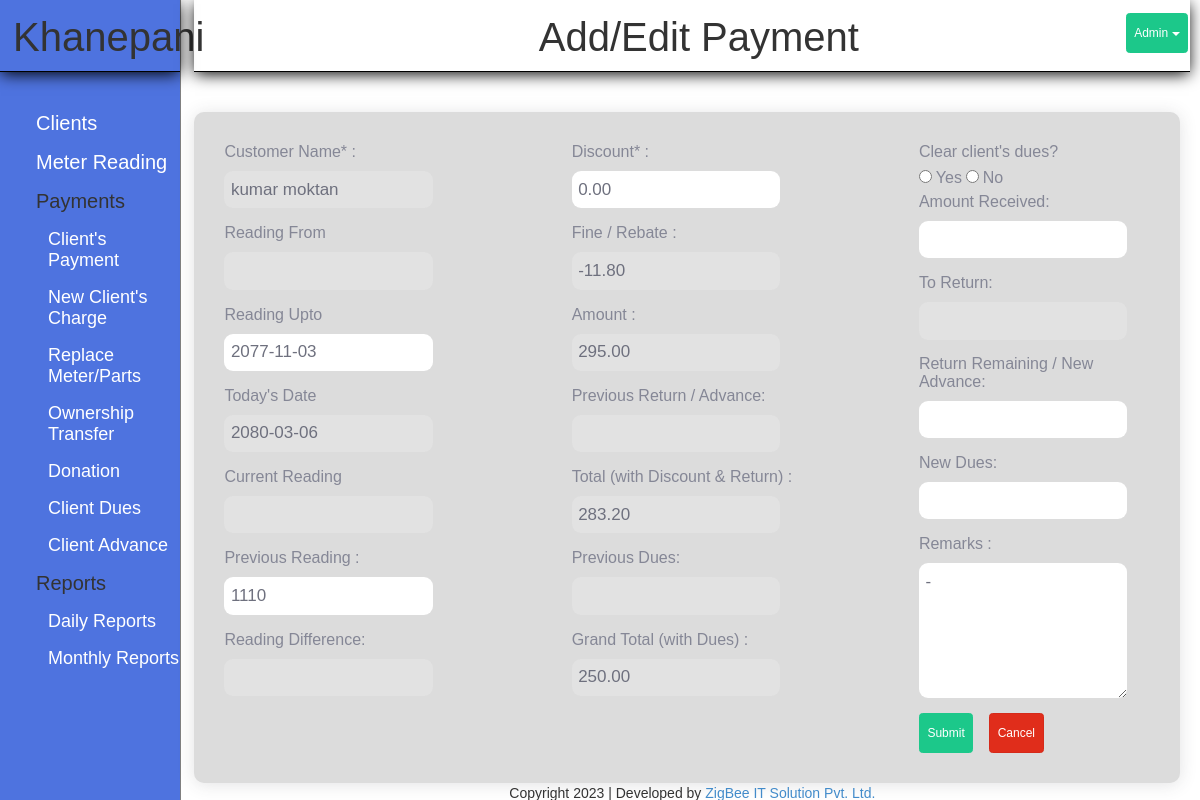
The page /index.php?page=payment_form&new=1&edit_id=37 (signed in) on the database its author committed.
### tables this page shows
CREATE TABLE `payment` (
  `pid` int(11) NOT NULL,
  `cid` int(11) NOT NULL,
  `prev_reading` float NOT NULL DEFAULT 0,
  `cur_reading` float NOT NULL,
  `read_date` text NOT NULL,
  `paid_date` text NOT NULL,
  `fee_rebate` decimal(10,2) NOT NULL,
  `discount` decimal(10,2) NOT NULL,
  `remark` text NOT NULL,
  `amount` decimal(10,2) NOT NULL,
  `client_dues` int(11) NOT NULL,
  `total` decimal(10,2) NOT NULL,
  `grand_total` decimal(10,2) NOT NULL,
  `dues_return` decimal(10,2) NOT NULL DEFAULT 0.00,
  `previous_return` decimal(10,2) NOT NULL,
  `new_dues` decimal(10,2) NOT NULL
);

CREATE TABLE `client` (
  `id` int(11) NOT NULL,
  `name` varchar(30) NOT NULL,
  `phone` bigint(11) NOT NULL,
  `joinned` date DEFAULT NULL,
  `gharnum` varchar(10) DEFAULT NULL,
  `area` varchar(20) NOT NULL,
  `meter` varchar(15) NOT NULL,
  `address` varchar(20) NOT NULL,
  `father` varchar(30) DEFAULT NULL,
  `mother` varchar(30) DEFAULT NULL,
  `grandfather` varchar(50) DEFAULT NULL,
  `remark` text DEFAULT NULL
);

### modules/payment/function.php (called while the page is built, shortened)
<?php
	class PaymentModel{
	function getSingle($d)
		{
			global $con;
			$sql = "SELECT payment.*, client.*, payment.remark AS payment_remark
					FROM payment
					INNER JOIN client
					ON payment.cid=client.id  WHERE pid = ".$d;
			$rs = mysqli_query($con, $sql);
			$row = mysqli_fetch_assoc($rs);
			return $row;
		}
	}
?>

### modules/payment/form.php (the view, shortened to what this page needs)
<link href="css\nepali.datepicker.v3.min.css" rel="stylesheet" type="text/css" />
<?php
if(isset($_GET['edit_id']))
{
	$s = $payment->getSingle($_GET['edit_id']);
}
?>
<div>
	<h1 class="title">Add/Edit Payment</h1>
</div>
	<div class="form-box payment-form">
		<form onsubmit="return date_check();" action="?page=payment_form" method="post" >
		<div class="space-between">
			<div  id="form_left">
				<label>Customer Name* : </label>
				<?php if(isset($_GET['edit_id'])){ ?>
					<input type="text"  class="form-controlled" value="<?php echo $s['name']; ?>" name="cust_name" disabled>
			<?php } ?>
				<label >Reading From</label>
					<input type="text" name="reading_from" class="form-controlled" id="reading_from" disabled>
				<label>Reading Upto</label>
						<input type="text" name="read_date" id="nepali-datepicker" class="nepali-calendar form-controlled" value="<?php echo $s['read_date']; ?>">
				<label>Today's Date</label>
				<input type="text" name="paid_date" id="to-picker" class="form-controlled" disabled>
				<label>Current Reading</label>
				<?php if ($_GET['new']==1) { ?>
					<div id="reading">
						<input type="number"  id="reading" class="form-controlled" name="reading" disabled>
					</div>
				<?php }else{  ?>
					<div id="reading">
						<input type="number"  id="reading" class="form-controlled" name="reading" disabled>
					</div>
				<?php } ?>
				<label>Previous Reading : </label>
				<?php if ($_GET['new']==1) { ?>
					<input type="number" id="prev_read1" class="form-controlled" value="<?php echo $s['prev_reading']; ?>" name="previous_reading1" />
				<?php }else{ ?>
				<input type="number" id="prev_read" class="form-controlled" value="<?php echo $s['prev_reading']; ?>" name="previous_reading" disabled/>
				<input type="hidden" id="prev_read1" class="form-controlled" value="<?php echo $s['prev_reading']; ?>" name="previous_reading1"/>
				<?php } ?>
				<label>Reading Difference: </label>
				<input type="text" id="read_diff" class="form-controlled" name="read_diff" disabled/>
			</div>
			<div class="form_center">
				<label>Discount* : </label>
				<input type="number" id="discount" class="form-controlled" value="<?php echo $s['discount']; ?>" name="discount" autocomplete="off" required/>
				<label>Fine / Rebate : </label>
				<input type="text" id="fee" class="form-controlled" value="<?php echo $s['fee_rebate']; ?>" name="fee" disabled/>
				<label>Amount : </label>
				<input type="number" id="amount" class="form-controlled" value="<?php echo $s['amount']; ?>" name="amount" disabled/>
				<label>Previous Return / Advance: </label>
				<input type="text" id="dues_return" class="form-controlled" disabled>
				<div>
					<label class="total">Total (with Discount & Return) : </label>
					<input type="text" id="total" class="form-controlled total" value="<?php echo $s['total']; ?>" name="total" disabled/>
				</div>
				<label>Previous Dues: </label>
				<input type="text" id="client_dues" class="form-controlled" disabled>
				<div >
					<label class="gtotal">Grand Total (with Dues) : </label>
					<input type="text" id="gtotal" class="form-controlled gtotal" value="<?php echo $s['grand_total']; ?>" name="gtotal" disabled/>
				</div>
			</div>
			<div class="form_right">
				<label >Clear client's dues?</label><br>
				<input type="radio" id="yes" name="dues_clear" class="dues_clear" value="yes" required> <label for="yes">Yes</label> <input type="radio" id="no" name="dues_clear" class="dues_clear" value="no" required> <label for="no">No</label>
	<br>
				<label>Amount Received: </label>
				<input type="number" name="received" id="received" class="form-controlled">
				<label>To Return: </label>
				<input type="text" name="to_return" id="to_return" class="form-controlled" disabled>
				<label>Return Remaining / New Advance: </label>
				<input type="number" name="remaining_return" id="remaining_return" class="form-controlled" step="any">
				<label>New Dues: </label>
				<input type="number" name="new_dues" id="new_dues" class="form-controlled" step="any">
				<label>Remarks : </label>
				<textarea id="remark" class="form-controlled" rows="5" name="remark" cols="80" value="<?php echo $s['remark']; ?>"><?php echo $s['remark']; ?></textarea>
				<input type="submit" class="btn btn-success btn-man" value="Submit" />
				<a href="?page=payment" class="btn btn-danger">Cancel</a>
				</div>
		</div>
		</form>
	</div>

### style.css (style rules this page uses)
* { margin: 0px; padding: 0px; }
body { font-family: arial; }
a { text-decoration: none !important; }
.title { border-bottom: 1px solid black; box-shadow: 0px 3px 15px -1px #000; padding: 15px 0px 12px 13px; margin: 0px 0px 40px 0px; text-align: center; font-size: 40px; }
.btn { color: #fff; background-color: #1cc88a; border-color: #1cc88a; padding: 1rem .75rem; font-size: 1vw !important; line-height: 1.5; border-radius: .35rem; cursor: pointer; margin-right: 1vw; }
.btn-success { color: #fff; background-color: #1cc88a; border-color: #1cc88a; }
.btn-danger { color: #fff; background-color: #e02d1b; border-color: #d52a1a; }
label { font: normal 16px arial; color: #858796; }
.form-box { width: 40%; padding: 30px; background-color: gainsboro; border-radius: 10px; box-shadow: 0 .15rem 1.75rem 0 rgba(58,59,69,.15)!important; }
.form-controlled { display: block; width: 90%; padding: 0.65rem; border-radius: 9px; border: none; color: #6e707e; margin: 5px 0px 10px 0px; margin-bottom: 15px; font-size: 17px; }
.payment-form { width: 99%; }
#form_left { width: 25%; }
.form_center { width: 25% }
.form_right { width: 25%; }
.space-between { display: flex; justify-content: space-between; }

### rows shown on the page
payment: cust_name "kumar moktan", read_date "2077-11-03", previous_reading1 "1110", discount "0.00", fee "-11.80", amount "295.00", total "283.20", gtotal "250.00", remark "-"

### other values the page prints
$year "2023"
